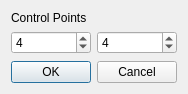
<?xml version="1.0" encoding="UTF-8"?>
<ui version="4.0">
 <class>NewBezierDialog</class>
 <widget class="QDialog" name="NewBezierDialog">
  <property name="geometry">
   <rect>
    <x>0</x>
    <y>0</y>
    <width>174</width>
    <height>94</height>
   </rect>
  </property>
  <property name="windowTitle">
   <string>Dialog</string>
  </property>
  <layout class="QVBoxLayout" name="verticalLayout">
   <item>
    <widget class="QLabel" name="label">
     <property name="text">
      <string>Control Points</string>
     </property>
    </widget>
   </item>
   <item>
    <layout class="QHBoxLayout" name="horizontalLayout">
     <item>
      <widget class="QSpinBox" name="x">
       <property name="minimum">
        <number>2</number>
       </property>
       <property name="maximum">
        <number>8</number>
       </property>
       <property name="value">
        <number>4</number>
       </property>
      </widget>
     </item>
     <item>
      <widget class="QSpinBox" name="y">
       <property name="minimum">
        <number>2</number>
       </property>
       <property name="value">
        <number>4</number>
       </property>
      </widget>
     </item>
    </layout>
   </item>
   <item>
    <spacer name="verticalSpacer">
     <property name="orientation">
      <enum>Qt::Vertical</enum>
     </property>
     <property name="sizeHint" stdset="0">
      <size>
       <width>20</width>
       <height>1</height>
      </size>
     </property>
    </spacer>
   </item>
   <item>
    <widget class="QDialogButtonBox" name="buttonBox">
     <property name="orientation">
      <enum>Qt::Horizontal</enum>
     </property>
     <property name="standardButtons">
      <set>QDialogButtonBox::Cancel|QDialogButtonBox::Ok</set>
     </property>
    </widget>
   </item>
  </layout>
 </widget>
 <resources/>
 <connections>
  <connection>
   <sender>buttonBox</sender>
   <signal>accepted()</signal>
   <receiver>NewBezierDialog</receiver>
   <slot>accept()</slot>
   <hints>
    <hint type="sourcelabel">
     <x>248</x>
     <y>254</y>
    </hint>
    <hint type="destinationlabel">
     <x>157</x>
     <y>274</y>
    </hint>
   </hints>
  </connection>
  <connection>
   <sender>buttonBox</sender>
   <signal>rejected()</signal>
   <receiver>NewBezierDialog</receiver>
   <slot>reject()</slot>
   <hints>
    <hint type="sourcelabel">
     <x>316</x>
     <y>260</y>
    </hint>
    <hint type="destinationlabel">
     <x>286</x>
     <y>274</y>
    </hint>
   </hints>
  </connection>
 </connections>
</ui>
